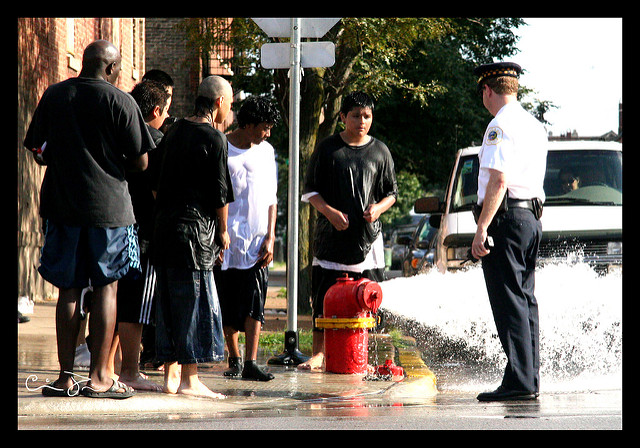
#> input picture images/1045023827_4ec3e8ba5c_z.jpg, 640 x 448 px
$ python -i rcnn_remove_background.py   (imports and definitions only)
#> lines starting #> are read from the running program, lines starting #| are printed output that depends on the picture
#> further down, picture is the input picture: PIL image 640x448 RGB; mean R, G, B 100.4, 94.2, 87
import cv2
import numpy as np
import os
import sys
from samples.coco import coco
from mrcnn import utils
from mrcnn import model as modellib
import PIL.Image
import sys

# Load the pre-trained model data
ROOT_DIR = os.getcwd()
MODEL_DIR = os.path.join(ROOT_DIR, "logs")
COCO_MODEL_PATH = os.path.join(ROOT_DIR, "mask_rcnn_coco.h5")
# [2 lines not run here, left out]

# Change the config infermation
class InferenceConfig(coco.CocoConfig):
    GPU_COUNT = 1

    # Number of images to train with on each GPU. A 12GB GPU can typically
    # handle 2 images of 1024x1024px.
    # Adjust based on your GPU memory and image sizes. Use the highest
    # number that your GPU can handle for best performance.
    IMAGES_PER_GPU = 1

config = InferenceConfig()

# COCO dataset object names
# [3 lines that did not run here, left out]
# [1 line not run here, left out]
class_names = [
    'BG', 'person', 'bicycle', 'car', 'motorcycle', 'airplane',
    'bus', 'train', 'truck', 'boat', 'traffic light',
    'fire hydrant', 'stop sign', 'parking meter', 'bench', 'bird',
    'cat', 'dog', 'horse', 'sheep', 'cow', 'elephant', 'bear',
    'zebra', 'giraffe', 'backpack', 'umbrella', 'handbag', 'tie',
    'suitcase', 'frisbee', 'skis', 'snowboard', 'sports ball',
    'kite', 'baseball bat', 'baseball glove', 'skateboard',
    'surfboard', 'tennis racket', 'bottle', 'wine glass', 'cup',
    'fork', 'knife', 'spoon', 'bowl', 'banana', 'apple',
    'sandwich', 'orange', 'broccoli', 'carrot', 'hot dog', 'pizza',
    'donut', 'cake', 'chair', 'couch', 'potted plant', 'bed',
    'dining table', 'toilet', 'tv', 'laptop', 'mouse', 'remote',
    'keyboard', 'cell phone', 'microwave', 'oven', 'toaster',
    'sink', 'refrigerator', 'book', 'clock', 'vase', 'scissors',
    'teddy bear', 'hair drier', 'toothbrush'
]


# [57 lines left out: functions apply_mask, display_instances, not called in this run]


def transparent_back(image):
    image = image.convert('RGBA')
    L,H = image.size
#> L = 640; H = 448
    color_0 = image.getpixel((0, 0))
#> color_0 = (0, 0, 0, 255)
    for h in range(H):
        for l in range(L):
            dot = (l, h)
            color_1 = image.getpixel(dot)
            if color_1 == color_0:
                color_1 = color_1[:-1] + (0,)
                image.putpixel(dot, color_1)
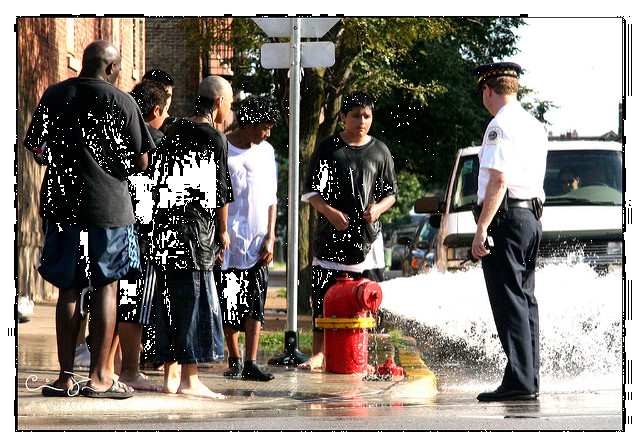
#> image: PIL image 640x448 RGBA; mean R, G, B, A 100.4, 94.2, 87, 220.4; transparent parts drawn white

    return image


# [14 lines not run here, left out]


>>> from PIL import Image
>>> picture = Image.open('images/1045023827_4ec3e8ba5c_z.jpg')
>>> result = transparent_back(picture)
